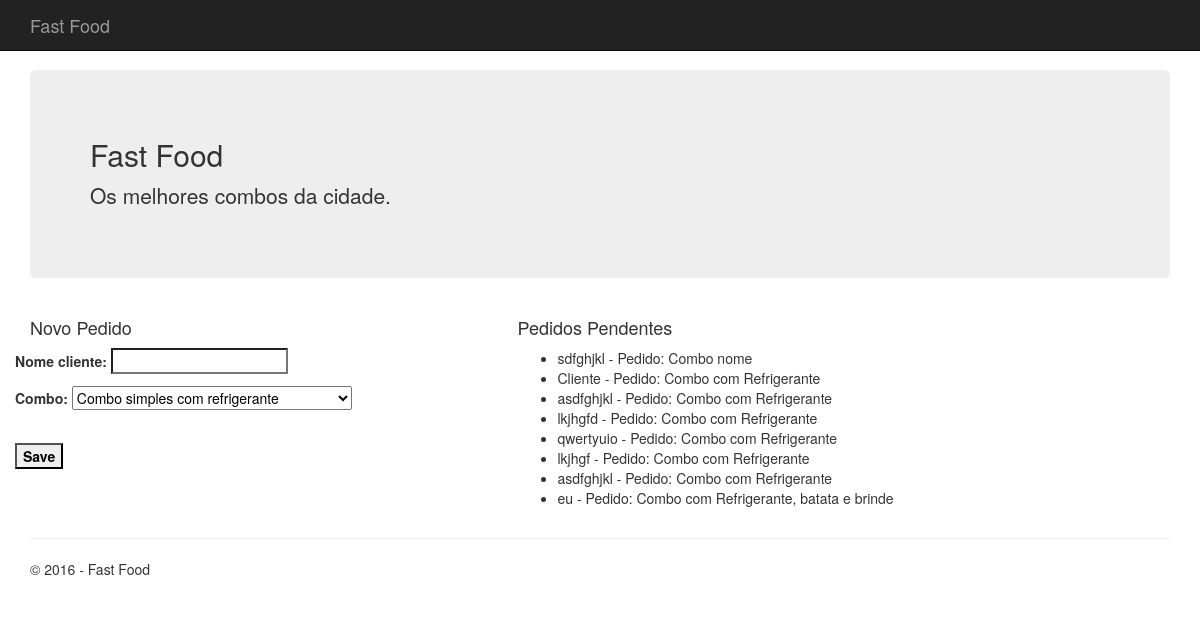
The page / on the database its author committed.
### app/models.py (models this page shows)
class Pedido(models.Model):
    nome_cliente = models.CharField(max_length=20, default="Cliente");
    combo = models.ForeignKey(Combo)

class Combo(models.Model):
    COM_SUCO = "Combo com Suco"
    COM_REFRI = "Combo com Refrigerante"
    SUCO_BATATA = "Combo com Suco e batata"
    REFRI_BATATA = "Combo com Refrigerante e batata"
    SUCO_BATATA_BRINDE = "Combo com Suco, batata e brinde"
    REFRI_BATATA_BRINDE = "Combo com Refrigerante, batata e brinde"
    NOME_COMBO = (
        (COM_REFRI, "Simples com refrigerante"),
        (COM_SUCO, "Simples com suco"),
        (SUCO_BATATA, "Completo com suco"),
        (REFRI_BATATA, "Completo com refrigerante"),
        (SUCO_BATATA_BRINDE, "Completo com suco e brinde"),
        (REFRI_BATATA_BRINDE, "Completo com refrigerante e brinde"),
    )
    nome = models.CharField(max_length=50, choices=NOME_COMBO, default=COM_REFRI)
    componentes = models.ManyToManyField(Componentes)
    def __str__(self):
        return self.nome

### app/views.py (the view, shortened to what this page needs)
# urls.py: url(r'^$', home, name='home'),
def home(request):
    pedidos = Pedido.objects.all()
    form = PedidoForm()
    if request.method == 'GET':
        return render(request,'app/novo_pedido.html', {'form':form, 'pedidos':pedidos})

### app/forms.py
class PedidoForm(forms.Form):
    COM_SUCO = "Combo com Suco"
    COM_REFRI = "Combo com Refrigerante"
    SUCO_BATATA = "Combo com Suco e batata"
    REFRI_BATATA = "Combo com Refrigerante e batata"
    SUCO_BATATA_BRINDE = "Combo com Suco, batata e brinde"
    REFRI_BATATA_BRINDE = "Combo com Refrigerante, batata e brinde"
    NOME_COMBO = (
        (COM_REFRI, "Combo simples com refrigerante"),
        (COM_SUCO, "Combo simples com suco"),
        (SUCO_BATATA, "Combo completo com suco"),
        (REFRI_BATATA, "Combo completo com refrigerante"),
        (SUCO_BATATA_BRINDE, "Combo completo com suco e brinde"),
        (REFRI_BATATA_BRINDE, "Combo completo com refrigerante e brinde"),
    )
    nome_cliente = forms.CharField(max_length=20)
    combo = forms.ChoiceField(choices=NOME_COMBO)

### app/templates/app/novo_pedido.html (shortened to what this page needs)
﻿{% extends "app/index.html" %}
{% block novopedido %}
<div class="row">
    <form method="post">
        {{form.as_p}}
        <br/>
        <button type="submit"><b>Save</b></button>
    </form>
</div>
{% endblock %}
{% block pendentes %}
<div>
    {% if pedidos.count > 0 %}
        <ul>
        {% for pedido in pedidos %}
            <li>{{ pedido.nome_cliente }} - Pedido: {{ pedido.combo }}</li>
        {% endfor %}
        </ul>
    {% else %}
        <h4>Não há pedidos.</h4>
    {% endif%}
</div>
{% endblock %}

### app/templates/app/index.html
{% extends "app/layout.html" %}
{% block content %}
<div class="jumbotron">
    <h2>Fast Food</h2>
    <p class="lead">Os melhores combos da cidade.</p>
</div>
<div class="row">
    <div class="col-md-5">
        <h4>Novo Pedido</h4>
        {% block novopedido %}{% endblock %}
    </div>
    <div class="col-md-5">
        <h4>Pedidos Pendentes</h4>
        {% block pendentes %}{% endblock %}
    </div>
</div>
{% endblock %}

### app/templates/app/layout.html (shortened to what this page needs)
﻿<!DOCTYPE html>
<html>
<head>
    {% load staticfiles %}
    <link rel="stylesheet" type="text/css" href="{% static 'app/content/bootstrap.min.css' %}" />
    <link rel="stylesheet" type="text/css" href="{% static 'app/content/site.css' %}" />
</head>
<body>
    <div class="navbar navbar-inverse navbar-fixed-top">
        <div class="container">
            <div class="navbar-header">
                <a href="/" class="navbar-brand">Fast Food</a>
            </div>
        </div>
    </div>
    <div class="container body-content">
{% block content %}{% endblock %}
        <hr/>
        <footer>
            <p>&copy; 2016 - Fast Food </p>
        </footer>
    </div>
</body>
</html>

### rows shown on the page
Pedido: nome_cliente "sdfghjkl", combo "Combo nome"
Pedido: nome_cliente "Cliente", combo "Combo com Refrigerante"
Pedido: nome_cliente "asdfghjkl", combo "Combo com Refrigerante"
Pedido: nome_cliente "lkjhgfd", combo "Combo com Refrigerante"
Pedido: nome_cliente "qwertyuio", combo "Combo com Refrigerante"
Pedido: nome_cliente "lkjhgf", combo "Combo com Refrigerante"
Pedido: nome_cliente "asdfghjkl", combo "Combo com Refrigerante"
Pedido: nome_cliente "eu", combo "Combo com Refrigerante, batata e brinde"
